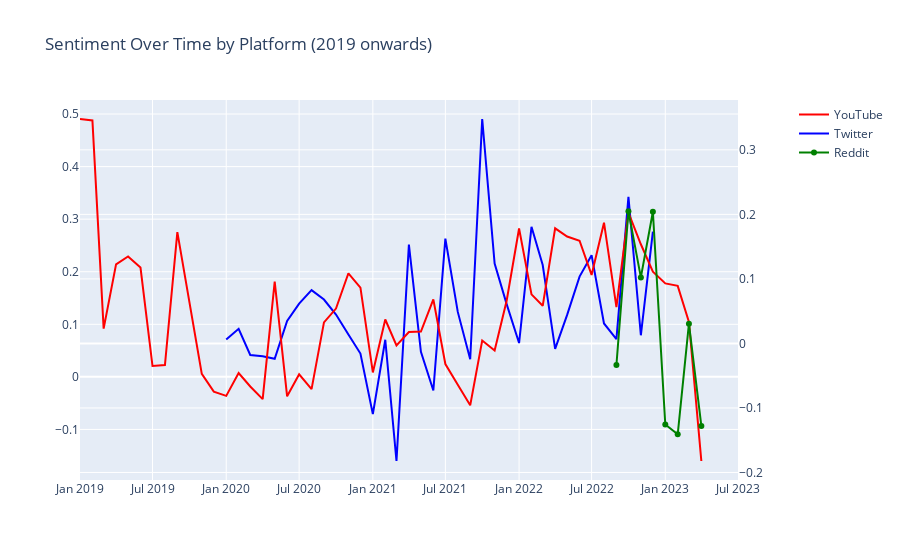

The cell this chart's notebook holds for it:
### Code cell
# slice chart from 2019 onwards
recent_df = df[df['Month'] >= '2019-01']

# plot each platform on the same chart, one line for each
fig = make_subplots(specs=[[{"secondary_y": True}]])
fig.add_trace(go.Scatter(x=recent_df[recent_df['Platform'] == 'youtube']['Month'],
                          y=recent_df[recent_df['Platform'] == 'youtube']['Avg_Sentiment'],
                          name='YouTube', line=dict(color='red')),
              secondary_y=True)
fig.add_trace(go.Scatter(x=recent_df[recent_df['Platform'] == 'Twitter']['Month'],
                          y=recent_df[recent_df['Platform'] == 'Twitter']['Avg_Sentiment'],
                          name='Twitter', line=dict(color='blue')),
              secondary_y=False)
fig.add_trace(go.Scatter(x=recent_df[recent_df['Platform'] == 'Reddit']['Month'],
                          y=recent_df[recent_df['Platform'] == 'Reddit']['Avg_Sentiment'],
                          name='Reddit', line=dict(color='green')),
              secondary_y=True)
fig.update_layout(title_text="Sentiment Over Time by Platform (2019 onwards)")
fig.show()

### Figure 1 — Plotly figure (JSON) as saved in the notebook; plotly's stock layout.template omitted (floating-point values rounded to 4 significant figures)
{"data": [{"line": {"color": "red"}, "name": "YouTube", "type": "scatter", "x": ["2019-01", "2019-02", "2019-03", "2019-04", "2019-05", "2019-06", "2019-07", "2019-08", "2019-09", "2019-10", "2019-11", "2019-12", "2020-01", "2020-02", "2020-03", "2020-04", "2020-05", "2020-06", "2020-07", "2020-08", "2020-09", "2020-10", "2020-11", "2020-12", "2021-01", "2021-02", "2021-03", "2021-04", "2021-05", "2021-06", "2021-07", "2021-08", "2021-09", "2021-10", "2021-11", "2021-12", "2022-01", "2022-02", "2022-03", "2022-04", "2022-05", "2022-06", "2022-07", "2022-08", "2022-09", "2022-10", "2022-11", "2022-12", "2023-01", "2023-02", "2023-03", "2023-04"], "xaxis": "x", "y": [0.3478, 0.3455, 0.02297, 0.1226, 0.1347, 0.1175, -0.03504, -0.03345, 0.1725, 0.0664, -0.04724, -0.07467, -0.08127, -0.04592, -0.06674, -0.08638, 0.09575, -0.08194, -0.04784, -0.07081, 0.03255, 0.05403, 0.1087, 0.08645, -0.04502, 0.0371, -0.00304, 0.01758, 0.01847, 0.06823, -0.03195, -0.06411, -0.09592, 0.004573, -0.011, 0.06615, 0.1781, 0.07602, 0.0583, 0.1784, 0.1657, 0.1592, 0.1061, 0.1871, 0.05632, 0.2028, 0.1537, 0.1112, 0.09306, 0.08918, 0.03326, -0.1822], "yaxis": "y2"}, {"line": {"color": "blue"}, "name": "Twitter", "type": "scatter", "x": ["2020-01", "2020-02", "2020-03", "2020-04", "2020-05", "2020-06", "2020-07", "2020-08", "2020-09", "2020-10", "2020-11", "2020-12", "2021-01", "2021-02", "2021-03", "2021-04", "2021-05", "2021-06", "2021-07", "2021-08", "2021-09", "2021-10", "2021-11", "2021-12", "2022-01", "2022-02", "2022-03", "2022-04", "2022-05", "2022-06", "2022-07", "2022-08", "2022-09", "2022-10", "2022-11", "2022-12"], "xaxis": "x", "y": [0.07104, 0.09147, 0.04166, 0.03902, 0.03435, 0.1063, 0.1394, 0.165, 0.1471, 0.1185, 0.0806, 0.04443, -0.07082, 0.07067, -0.16, 0.2515, 0.04764, -0.02586, 0.2631, 0.1236, 0.03356, 0.4905, 0.2157, 0.1384, 0.06436, 0.2855, 0.2128, 0.0534, 0.1178, 0.1908, 0.2316, 0.1016, 0.07189, 0.3423, 0.07912, 0.2764], "yaxis": "y"}, {"line": {"color": "green"}, "name": "Reddit", "type": "scatter", "x": ["2022-09", "2022-10", "2022-11", "2022-12", "2023-01", "2023-02", "2023-03", "2023-04"], "xaxis": "x", "y": [-0.03345, 0.2047, 0.1023, 0.204, -0.1255, -0.1408, 0.03062, -0.1279], "yaxis": "y2"}], "layout": {"title": {"text": "Sentiment Over Time by Platform (2019 onwards)"}, "xaxis": {"anchor": "y", "domain": [0, 0.94]}, "yaxis": {"anchor": "x", "domain": [0, 1]}, "yaxis2": {"anchor": "x", "overlaying": "y", "side": "right"}}}
